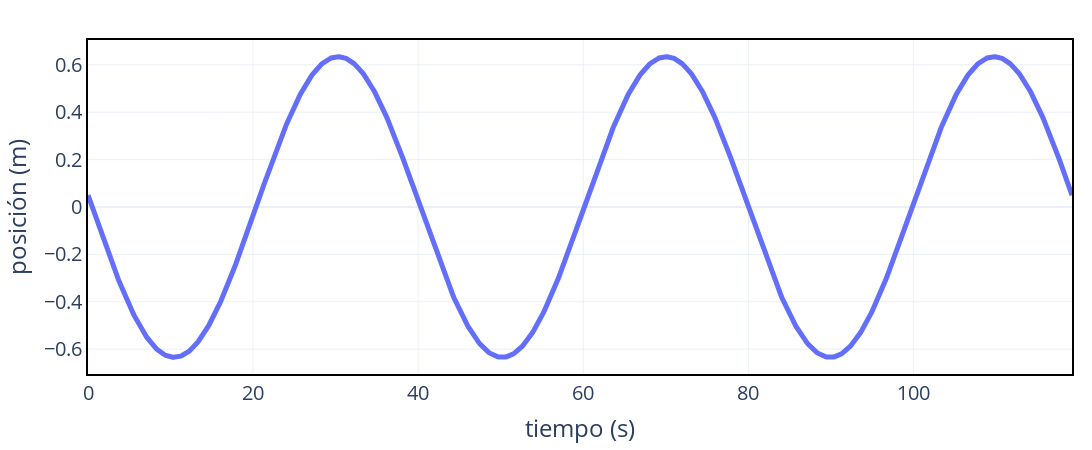

Notebook code for this chart:
### Code cell
t = np.linspace(0, 3 * period, 1000)
x = sh.position(A, omega_0, t, phi)

show_with_estetica(t, x, "tiempo (s)", "posición (m)")

### Figure 1 — Plotly figure (JSON) as saved in the notebook; plotly's stock layout.template omitted (floating-point values rounded to 4 significant figures; data arrays with more than 128 entries replaced by an {"elided": "..."} marker saying what was removed)
{"data": [{"line": {"width": 5}, "mode": "lines", "type": "scatter", "x": {"elided": "1000 float values"}, "y": {"elided": "1000 float values"}}], "layout": {"autosize": false, "font": {"size": 20}, "height": 450, "legend": {"bgcolor": "rgba(255,255,255,0.8)", "font": {"size": 18}, "orientation": "v", "x": 1, "xanchor": "right", "y": 0.99, "yanchor": "top"}, "margin": {"b": 20, "l": 20, "r": 20, "t": 40}, "plot_bgcolor": "white", "title": {"font": {"size": 20}, "text": ""}, "width": 1100, "xaxis": {"linecolor": "black", "linewidth": 2, "mirror": true, "showgrid": true, "showline": true, "title": {"text": "tiempo (s)"}}, "yaxis": {"linecolor": "black", "linewidth": 2, "mirror": true, "showgrid": true, "showline": true, "title": {"text": "posición (m)"}}}}
